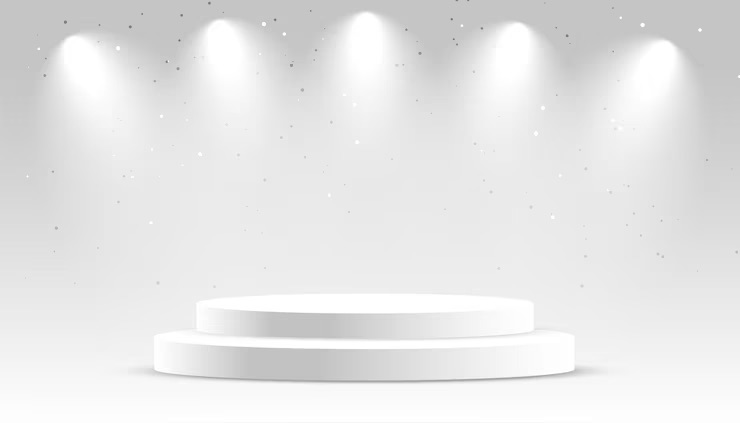
#> input picture images/promo2.jpeg, 740 x 423 px
$ jupyter execute --allow-errors 3_create_mask.ipynb
#> lines starting #> are read from the running program, lines starting #| are printed output that depends on the picture
[cell 1]
from ultralytics import YOLO
import cv2
import os
import torch
import numpy as np
import matplotlib.pyplot as plt
from segment_anything import sam_model_registry, SamPredictor

#> (a cell that did not finish here is left out)

#> (a cell that did not finish here is left out)

[cell 4]
promo_img_path = "images/promo2.jpeg" # read promo background
promo_bgr = cv2.imread(promo_img_path, cv2.IMREAD_COLOR)
#> promo_bgr is the input picture: shape (423, 740, 3); min 100, max 255, mean 230.2
promo_resized = cv2.resize(promo_bgr, (640, 640)) # resize promo background
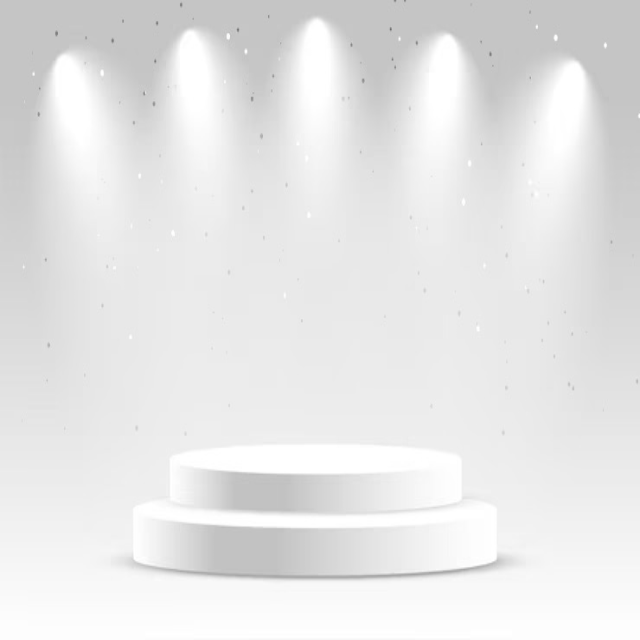
#> promo_resized: shape (640, 640, 3); min 109, max 255, mean 230.1

#> (the rest of this cell did not finish here and is left out)

Increase the size of the product.

#> (a cell that did not finish here is left out)

Address the rough edges - I dont want to smooth the whole product because that blurs the brand name. I only want to smooth the outer border of pixels.

#> (a cell that did not finish here is left out)

try new background image

[cell 7]
promo_img_path = "images/promo_dark.jpeg" # read promo background
promo_bgr = cv2.imread(promo_img_path, cv2.IMREAD_COLOR)
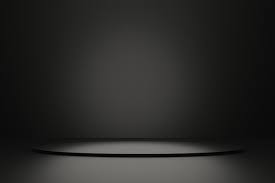
#> input picture images/promo_dark.jpeg, 275 x 183 px
#> promo_bgr is the input picture: shape (183, 275, 3); mean B, G, R 39.6, 41.4, 41.6
promo_resized = cv2.resize(promo_bgr, (640, 640)) # resize promo background
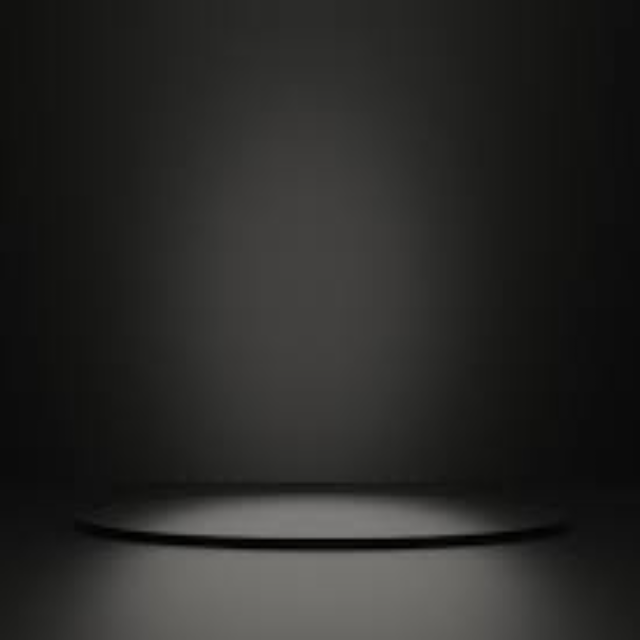
#> promo_resized: shape (640, 640, 3); mean B, G, R 39.5, 41.3, 41.5

#> (the rest of this cell did not finish here and is left out)
